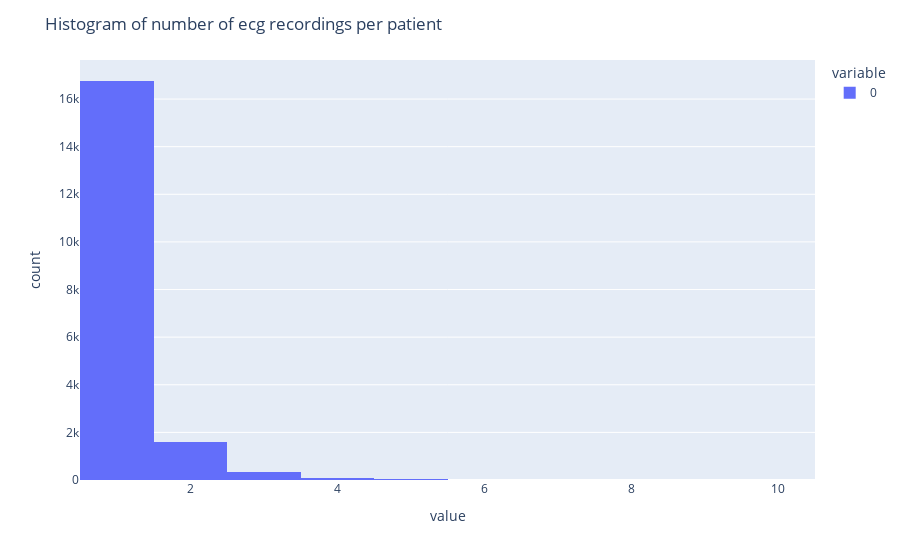

Notebook cell for this chart:
### Code cell
n_reports_per_patient = Y.groupby('patient_id').apply(lambda x: x.shape[0])
fig = px.histogram(n_reports_per_patient)
fig.update_layout(title = 'Histogram of number of ecg recordings per patient')

### Figure 1 — Plotly figure (JSON) as saved in the notebook; plotly's stock layout.template omitted (floating-point values rounded to 4 significant figures; data arrays with more than 128 entries replaced by an {"elided": "..."} marker saying what was removed)
{"data": [{"alignmentgroup": "True", "bingroup": "x", "hovertemplate": "variable=0<br>value=%{x}<br>count=%{y}<extra></extra>", "legendgroup": "0", "marker": {"color": "#636efa", "pattern": {"shape": ""}}, "name": "0", "offsetgroup": "0", "orientation": "v", "showlegend": true, "type": "histogram", "x": {"elided": "18869 int values"}, "xaxis": "x", "yaxis": "y"}], "layout": {"barmode": "relative", "legend": {"title": {"text": "variable"}, "tracegroupgap": 0}, "margin": {"t": 60}, "title": {"text": "Histogram of number of ecg recordings per patient"}, "xaxis": {"anchor": "y", "domain": [0, 1], "title": {"text": "value"}}, "yaxis": {"anchor": "x", "domain": [0, 1], "title": {"text": "count"}}}}
